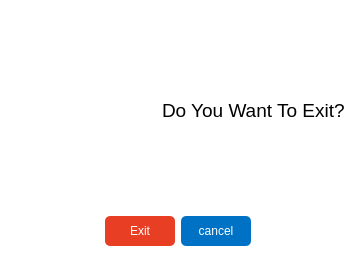
<?xml version="1.0" encoding="UTF-8"?>
<ui version="4.0">
 <class>ExitApp</class>
 <widget class="QDialog" name="ExitApp">
  <property name="geometry">
   <rect>
    <x>0</x>
    <y>0</y>
    <width>356</width>
    <height>257</height>
   </rect>
  </property>
  <property name="windowTitle">
   <string>Dialog</string>
  </property>
  <property name="styleSheet">
   <string notr="true">background-color:white;</string>
  </property>
  <layout class="QVBoxLayout" name="verticalLayout">
   <item>
    <layout class="QHBoxLayout" name="horizontalLayout_2">
     <item>
      <widget class="QWidget" name="verticalWidget" native="true">
       <property name="styleSheet">
        <string notr="true">#verticalWidget
{
	border-image:url(:/img/asset/exitPng.png);
}</string>
       </property>
       <layout class="QVBoxLayout" name="verticalLayout_2"/>
      </widget>
     </item>
     <item>
      <widget class="QLabel" name="label">
       <property name="font">
        <font>
         <pointsize>14</pointsize>
        </font>
       </property>
       <property name="text">
        <string>Do You Want To Exit?</string>
       </property>
      </widget>
     </item>
    </layout>
   </item>
   <item>
    <layout class="QHBoxLayout" name="horizontalLayout">
     <item>
      <spacer name="horizontalSpacer">
       <property name="orientation">
        <enum>Qt::Horizontal</enum>
       </property>
       <property name="sizeHint" stdset="0">
        <size>
         <width>40</width>
         <height>20</height>
        </size>
       </property>
      </spacer>
     </item>
     <item>
      <widget class="QPushButton" name="btnExit">
       <property name="minimumSize">
        <size>
         <width>70</width>
         <height>30</height>
        </size>
       </property>
       <property name="baseSize">
        <size>
         <width>40</width>
         <height>20</height>
        </size>
       </property>
       <property name="mouseTracking">
        <bool>true</bool>
       </property>
       <property name="styleSheet">
        <string notr="true">border-radius:5px;
color:white;
background-color:#e83f24;</string>
       </property>
       <property name="text">
        <string>Exit</string>
       </property>
      </widget>
     </item>
     <item>
      <widget class="QPushButton" name="btnCancel">
       <property name="minimumSize">
        <size>
         <width>70</width>
         <height>30</height>
        </size>
       </property>
       <property name="mouseTracking">
        <bool>true</bool>
       </property>
       <property name="styleSheet">
        <string notr="true">border-radius:5px;
background-color:#0072c6;
color:white;
</string>
       </property>
       <property name="text">
        <string>cancel</string>
       </property>
      </widget>
     </item>
     <item>
      <spacer name="horizontalSpacer_2">
       <property name="orientation">
        <enum>Qt::Horizontal</enum>
       </property>
       <property name="sizeHint" stdset="0">
        <size>
         <width>40</width>
         <height>20</height>
        </size>
       </property>
      </spacer>
     </item>
    </layout>
   </item>
  </layout>
 </widget>
 <resources/>
 <connections/>
</ui>
